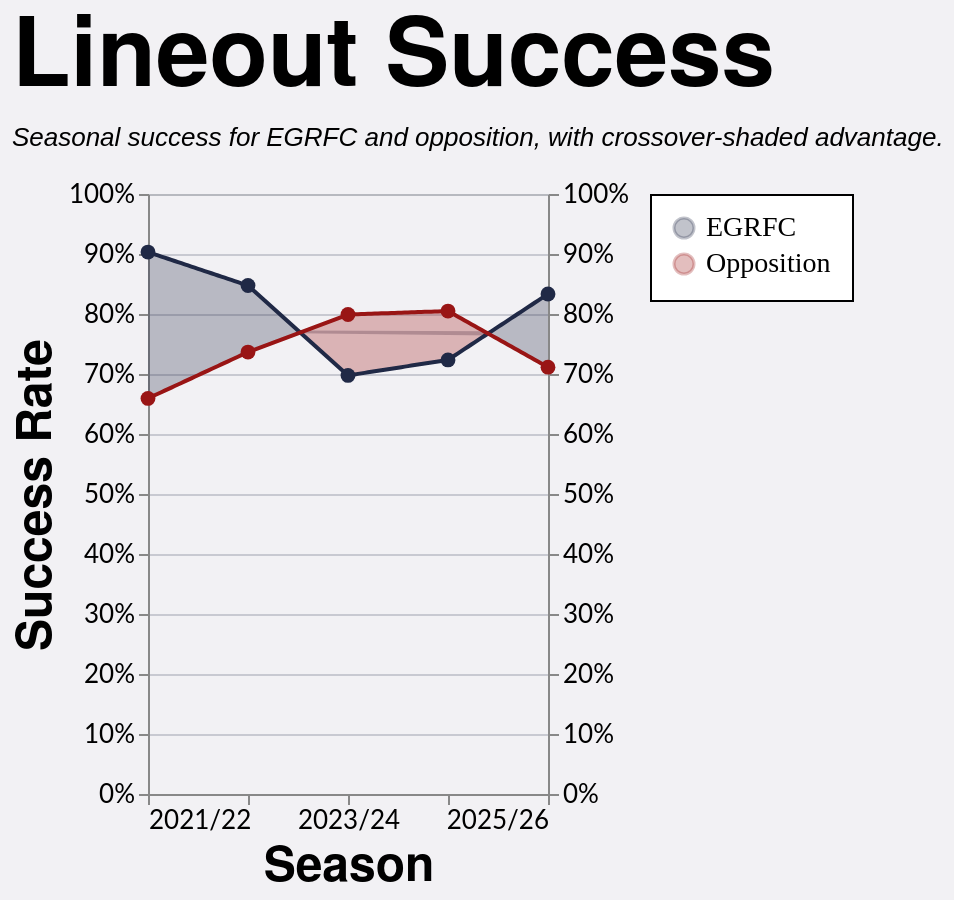

Write a Vega-Lite specification for this figure.
### Vega-Lite specification from a JSON file in a GitHub repository (floating-point values rounded to 4 significant figures; data arrays with more than 128 entries replaced by an {"elided": "..."} marker saying what was removed)
{"config": {"axis": {"labelFont": "Lato, sans-serif", "titleFont": "PT Sans Narrow, Helvetica Neue, Helvetica, Arial, sans-serif", "labelFontSize": 13, "titleFontSize": 24, "gridColor": "#202947", "gridOpacity": 0.2}, "header": {"labelFont": "PT Sans Narrow, Helvetica Neue, Helvetica, Arial, sans-serif", "titleFont": "PT Sans Narrow, Helvetica Neue, Helvetica, Arial, sans-serif", "labelFontSize": 24, "titleFontSize": 28, "labelFontWeight": "bold", "orient": "left"}, "legend": {"labelFont": "Lato, sans-serif", "titleFont": "PT Sans Narrow, Helvetica Neue, Helvetica, Arial, sans-serif", "labelFontSize": 14, "titleFontSize": 16, "titlePadding": 5, "fillColor": "white", "strokeColor": "black", "padding": 10, "titleFontWeight": "lighter", "titleFontStyle": "italic", "titleColor": "gray", "offset": 10}, "title": {"font": "PT Sans Narrow, Helvetica Neue, Helvetica, Arial, sans-serif", "fontSize": 48, "fontWeight": "bold", "anchor": "start", "align": "center", "titlePadding": 20, "subtitlePadding": 10, "subtitleFontSize": 13, "subtitleColor": "", "subtitleFontStyle": "italic", "offset": 15, "color": "black"}, "axisX": {"labelAngle": 0}, "facet": {"title": null, "header": null, "align": {"row": "each", "column": "each"}}, "resolve": {"scale": {"y": "independent", "facet": "independent"}}, "background": "#f2f1f4"}, "layer": [{"mark": {"type": "area", "opacity": 0.28}, "encoding": {"color": {"field": "leading_team", "legend": {"labelFont": "PT Sans Narrow", "orient": "right", "title": null}, "scale": {"domain": ["EGRFC", "Opposition"], "range": ["#202946", "#991515"]}, "title": "Team", "type": "nominal"}, "x": {"axis": {"grid": false, "labelExpr": "datum.value == 0 ? '2021/22' : datum.value == 1 ? '2022/23' : datum.value == 2 ? '2023/24' : datum.value == 3 ? '2024/25' : datum.value == 4 ? '2025/26' : ''", "values": [0, 1, 2, 3, 4]}, "field": "season_pos", "scale": {"domain": [0, 4]}, "title": "Season", "type": "quantitative"}, "y": {"axis": {"format": "%", "orient": "left"}, "field": "y_high", "scale": {"domain": [0.0, 1.0]}, "title": "Success Rate", "type": "quantitative"}, "y2": {"field": "y_low"}}, "transform": [{"filter": "(datum.team === 'EGRFC')"}]}, {"mark": {"type": "line", "size": 2}, "encoding": {"color": {"field": "team", "scale": {"domain": ["EGRFC", "Opposition"], "range": ["#202946", "#991515"]}, "title": "Team", "type": "nominal"}, "x": {"axis": {"labelExpr": "datum.value == 0 ? '2021/22' : datum.value == 1 ? '2022/23' : datum.value == 2 ? '2023/24' : datum.value == 3 ? '2024/25' : datum.value == 4 ? '2025/26' : ''", "values": [0, 1, 2, 3, 4]}, "field": "season_pos", "scale": {"domain": [0, 4]}, "title": "Season", "type": "quantitative"}, "y": {"axis": {"format": "%", "orient": "right"}, "field": "success_rate", "scale": {"domain": [0.0, 1.0]}, "title": null, "type": "quantitative"}}}, {"mark": {"type": "point", "filled": true, "opacity": 1.0, "size": 55}, "encoding": {"color": {"field": "team", "scale": {"domain": ["EGRFC", "Opposition"], "range": ["#202946", "#991515"]}, "title": "Team", "type": "nominal"}, "tooltip": [{"field": "team", "title": "Team", "type": "nominal"}, {"field": "squad", "title": "Squad", "type": "nominal"}, {"field": "set_piece_type", "title": "Set Piece", "type": "nominal"}, {"field": "lineouts_total", "format": ",.0f", "title": "Total Lineouts", "type": "quantitative"}, {"field": "success_rate", "format": ".0%", "title": "Success Rate", "type": "quantitative"}], "x": {"field": "season_pos", "title": "Season", "type": "quantitative"}, "y": {"axis": null, "field": "success_rate", "scale": {"domain": [0.0, 1.0]}, "title": "Success Rate", "type": "quantitative"}}, "transform": [{"filter": "datum.is_anchor"}]}], "data": {"name": "data-edd9178d7604d195ac542fd3a35c716d"}, "height": 300, "title": {"text": "Lineout Success", "subtitle": "Seasonal success for EGRFC and opposition, with crossover-shaded advantage."}, "width": 200, "$schema": "https://vega.github.io/schema/vega-lite/v5.20.1.json", "datasets": {"data-edd9178d7604d195ac542fd3a35c716d": {"elided": "242 records"}}}
